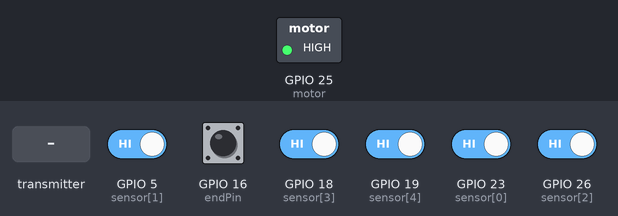
A sketch run on a simulated ESP32. Shown: switched loads named in the sketch (green lamp = pin HIGH). Inputs (shaded band) come from the test bench; at power-on: GPIO 5 (sensor[1]), GPIO 16 (endPin), GPIO 18 (sensor[3]), GPIO 19 (sensor[4]), GPIO 23 (sensor[0]), GPIO 26 (sensor[2]) HIGH. What the sketch prints to the serial monitor is not drawn.

Above: at 1.2 s.
1.3 s: GPIO 16 (endPin) pulled LOW for 0.15 s
At 2.6 s:
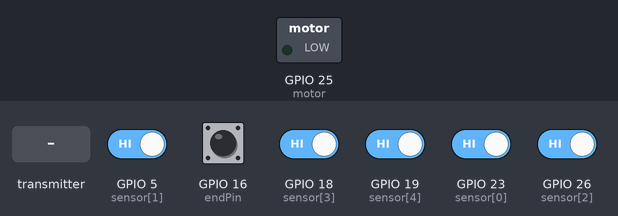
2.9 s: the transmitter starts sending reset = 0
At 3.8 s:
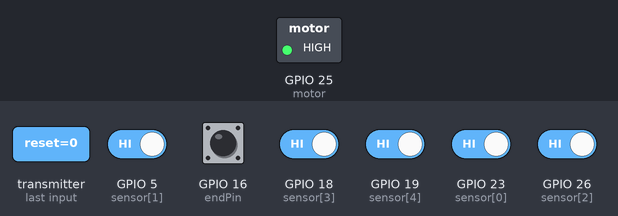
Timing chart, 0 to 5.9 s (numbered marks = the images above; inputs shaded):
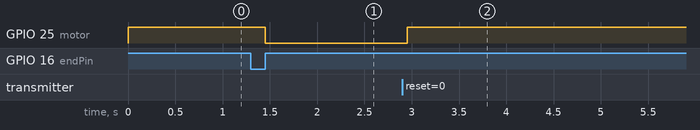

The sketch:

Anlagen.ino
```cpp
#include <esp_now.h>
#include <WiFi.h>

// Variablen definieren
int anlage = 1;      //Nummer der Anlage
int zeit = 20000;    //Standardzeit in ms 10sek. für Normal 20sek. für Target
//Anschlüsse der Komponenten
int motor = 25;
int endPin = 16;
int sensor[5] = { 23, 5, 26, 18, 19 };

// Variablen für die Logik
byte sensorflag[5] = { 0, 0, 0, 0, 0 };
byte lastsensorstate[5] = { 1, 1, 1, 1, 1 };
unsigned long startzeit = 0;
int start = 0;

uint8_t receiverAddress[] = { 0x5c, 0x01, 0x3b, 0x87, 0x4f, 0x08 };  //Adresse für den Master FF überall sendet an alle
// uint8_t receiverAddress[] = { 0xFF, 0xFF, 0xFF, 0xFF, 0xFF, 0xFF }; //Nur für Testzwecke
// Mac Adresse des Masters: 5c:01:3b:87:4f:08

esp_now_peer_info_t peerInfo;

//Alle Variablen zum senden
typedef struct messageToBeSent {
    int hits = 0;
    int anlage;
    int position;
    char ergebnis[32];
} messageToBeSent;

//Alle Variablen zum Empfangen
typedef struct receivedMessage {
    int online = 0;
    int customtarget = 10000;
    int customnormal = 20000;
    int reset = 666;
    int target = 666;
    int normal = 666;
} receivedMessage;

messageToBeSent myMessageToBeSent;
receivedMessage myReceivedMessage;

//Erstellen des Trefferbilds
void erstelleErgebnisString() {
    String visual = "";
    for (int i = 0; i < 5; i++) {
        visual += (sensorflag[i] == 1) ? "○" : "●";
    }
    visual.toCharArray(myMessageToBeSent.ergebnis, 32);
}

void messageReceived(const esp_now_recv_info_t *info, const uint8_t* incomingData, int len) {
    memcpy(&myReceivedMessage, incomingData, sizeof(myReceivedMessage));
}

void messageSent(const wifi_tx_info_t *tx_info, esp_now_send_status_t status) {}

//Reset Funktion
void goal() {
    digitalWrite(motor, HIGH);

    if (digitalRead(endPin) == LOW) {
        delay(150);
        digitalWrite(motor, LOW);
        delay(300);

        // 1. Abschluss-Paket senden
        myMessageToBeSent.anlage = anlage;
        erstelleErgebnisString();
        myMessageToBeSent.position = 6;
        esp_now_send(receiverAddress, (uint8_t *) &myMessageToBeSent, sizeof(myMessageToBeSent));

        // 2. Variablen für die nächste Runde zurücksetzen
        for (int i = 0; i < 5; i++) {
            sensorflag[i] = 0;
            lastsensorstate[i] = 1;
        }

        myMessageToBeSent.hits = 0;
        myMessageToBeSent.position = 0;
        myMessageToBeSent.anlage = anlage; //zur Sicherheit
        startzeit = 0;
        start = 1;

        // 3. Reset-Paket senden
        erstelleErgebnisString();
        esp_now_send(receiverAddress, (uint8_t *) &myMessageToBeSent, sizeof(myMessageToBeSent));
    }
}

//Vorbereitungen treffen
void setup() {
    Serial.begin(115200);
    WiFi.mode(WIFI_STA);
    WiFi.disconnect();

    if (esp_now_init() != ESP_OK) return;

    esp_now_register_send_cb(messageSent);
    esp_now_register_recv_cb(messageReceived);

    memcpy(peerInfo.peer_addr, receiverAddress, 6);
    peerInfo.channel = 0;
    peerInfo.encrypt = false;
    esp_now_add_peer(&peerInfo);

    pinMode(motor, OUTPUT);
    pinMode(endPin, INPUT_PULLUP);
    for (int i = 0; i < 5; i++) pinMode(sensor[i], INPUT_PULLUP);

    myMessageToBeSent.anlage = anlage;
    Serial.println("System bereit.");
}

void loop() {
    // Falls ein Paket von außen anlage auf 0 setzt, hier im Loop immer wieder erzwingen:
    myMessageToBeSent.anlage = anlage;
    //Onlineabfrage
    if (myReceivedMessage.online == 1) {
        myMessageToBeSent.anlage = anlage;
        esp_now_send(receiverAddress, (uint8_t *) &myMessageToBeSent, sizeof(myMessageToBeSent));
        myReceivedMessage.online = 0;
    }
    //Reset starten
    if (start == 0) goal();
    //manueller Reset verarbeiten
    if (myReceivedMessage.reset == 0 || myReceivedMessage.reset == anlage) {
        start =0;
        myReceivedMessage.reset = 666;
    }
    //Targetmodus
    if (myReceivedMessage.target == 0 || myReceivedMessage.target == anlage){
        zeit = myReceivedMessage.customtarget;
    }
    //Normaler Modus
    if (myReceivedMessage.normal == 0 || myReceivedMessage.normal == anlage){
        zeit = myReceivedMessage.customnormal;
    }

    //prüft ob ein Endschalter ausgelöst wurde und setzt die passende Flag und sendet alle Informationen zum Master
    for (int i = 0; i < 5; i++) {
        int reading = digitalRead(sensor[i]);
        if (reading == LOW && lastsensorstate[i] == HIGH) {
            delay(20);
            if (digitalRead(sensor[i]) == LOW && sensorflag[i] == 0) {
                sensorflag[i] = 1;
                if (startzeit == 0) startzeit = millis();

                myMessageToBeSent.hits++;
                myMessageToBeSent.position = i + 1;
                myMessageToBeSent.anlage = anlage;
                erstelleErgebnisString();
                esp_now_send(receiverAddress, (uint8_t *) &myMessageToBeSent, sizeof(myMessageToBeSent));
            }
        }
        lastsensorstate[i] = reading;
    }
    //startet den Reset wenn 5 treffer erzielt sind oder die Zeit abgelaufen ist
    if (myMessageToBeSent.hits == 5 || (startzeit > 0 && millis() > (startzeit + zeit))) {
        goal();
    }
}
```

Measured:
- after the input at 1.3 s, GPIO 25 (motor): HIGH → LOW after 0.15 s
- after the input at 2.9 s, GPIO 25 (motor): LOW → HIGH after 0.05 s
